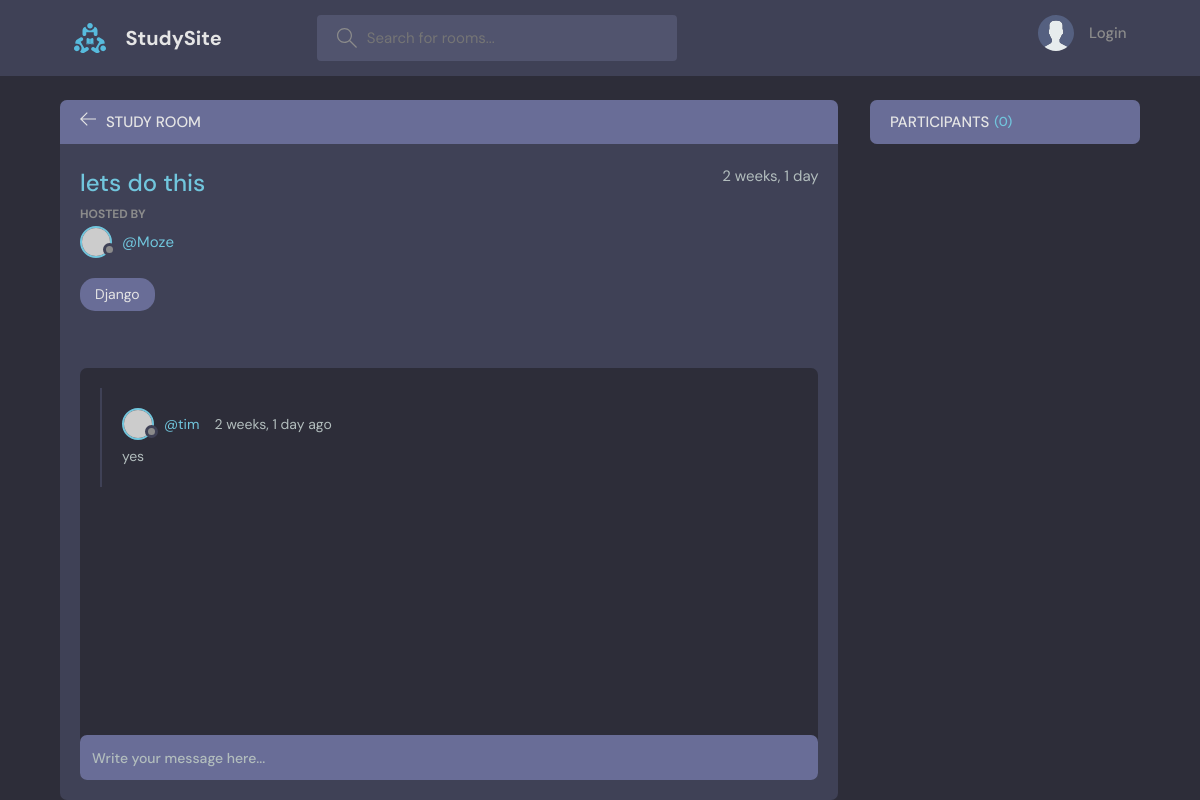
Page /room/2/ on the committed database.
### base/models.py (models this page shows, shortened)
class Room(models.Model):
    host =models.ForeignKey(User,on_delete=models.CASCADE)
    topic =models.ForeignKey(Topic,on_delete=models.SET_NULL,null=True)
    name = models.CharField(max_length=200)
    description = models.TextField(null=True,blank=True)
    participants = models.ManyToManyField(User,related_name='participants',blank=True)
    updated = models.DateTimeField(auto_now=True)
    created = models.DateTimeField(auto_now_add=True)
    class Meta:
        ordering = ['-updated','-created']

class Topic(models.Model):
    name = models.CharField(max_length=200)
    def __str__(self):
        return self.name

class Message(models.Model):
    user = models.ForeignKey(User,on_delete=models.CASCADE)
    room = models.ForeignKey(Room, on_delete=models.CASCADE)
    body = models.TextField()
    updated = models.DateTimeField(auto_now=True)
    created = models.DateTimeField(auto_now_add=True)
    class Meta:
        ordering = ['-updated','-created']

### base/views.py (the view, shortened to what this page needs)
# urls.py: path('room/<str:pk>/',views.room,name="room"),
def room(request,pk):
    room = Room.objects.get(id=pk)
    room_messages = room.message_set.all()
    participants = room.participants.all()
    context = {'room':room,'room_messages':room_messages,'participants':participants}
    return render(request,'base/room.html',context)

### base/templates/base/room.html (shortened to what this page needs)
{% extends 'main.html' %}
{% block content %}
    <main class="profile-page layout layout--2">
      <div class="container">
        <div class="room">
          <div class="room__top">
            <div class="room__topLeft">
              <a href="{% url 'home' %}">
                <svg version="1.1" xmlns="http://www.w3.org/2000/svg" width="32" height="32" viewBox="0 0 32 32">
                  <title>arrow-left</title>
                  <path
                    d="M13.723 2.286l-13.723 13.714 13.719 13.714 1.616-1.611-10.96-10.96h27.625v-2.286h-27.625l10.965-10.965-1.616-1.607z"
                  ></path>
                </svg>
              </a>
              <h3>Study Room</h3>
            </div>
          </div>
          <div class="room__box scroll">
            <div class="room__header scroll">
              <div class="room__info">
                <h3>{{room.name}}</h3>
                <span>{{room.created|timesince}}</span>
              </div>
              <div class="room__hosted">
                <p>Hosted By</p>
                <a href="{% url 'user-profile' room.host.id %}" class="room__author">
                  <div class="avatar avatar--small">
                    <img src="https://randomuser.me/api/portraits/men/37.jpg" />
                  </div>
                  <span>@{{room.host.username}}</span>
                </a>
              </div>
              <span class="room__topics">{{room.topic}}</span>
            </div>
            <div class="room__conversation">
              <div class="threads scroll">
                {% for message in room_messages %}
                <div class="thread">
                  <div class="thread__top">
                    <div class="thread__author">
                      <a href="{% url 'user-profile' message.user.id " class="thread__authorInfo">
                        <div class="avatar avatar--small">
                          <img src="https://randomuser.me/api/portraits/men/37.jpg" />
                        </div>
                        <span>@{{message.user.username}}</span>
                      </a>
                      <span class="thread__date">{{message.created|timesince}} ago</span>
                    </div>
                  </div>
                  <div class="thread__details">
                    {{message.body}}
                  </div>
                </div>
                {% endfor %}
              </div>
            </div>
          </div>
          <div class="room__message">
            <form action="#"><input name="" placeholder="Write your message here..." /></form>
          </div>
        </div>
        <div class="participants">
          <h3 class="participants__top">Participants <span>({{participants.count}})</span></h3>
          </div>
        </div>
    </main>
{% endblock %}

### rows in the picture
Room: name "lets do this", created "2 weeks, 1 day", host.username "Moze", topic "Django"
Message: user.username "tim", created "2 weeks, 1 day", body "yes"

### other values in the picture
{{ participants.count }} "0"
